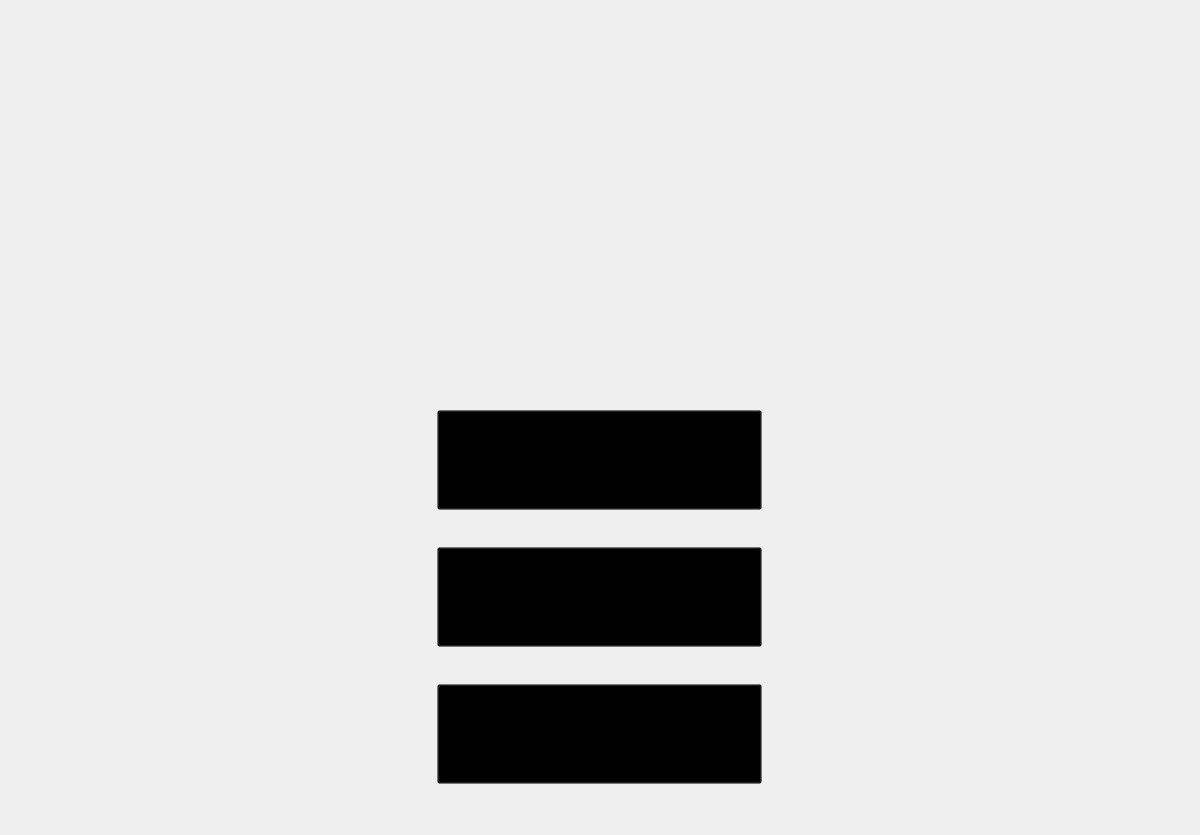
<?xml version="1.0" encoding="UTF-8"?>
<ui version="4.0">
 <class>main_menu</class>
 <widget class="QWidget" name="main_menu">
  <property name="geometry">
   <rect>
    <x>0</x>
    <y>0</y>
    <width>1200</width>
    <height>835</height>
   </rect>
  </property>
  <property name="sizePolicy">
   <sizepolicy hsizetype="Preferred" vsizetype="Preferred">
    <horstretch>0</horstretch>
    <verstretch>0</verstretch>
   </sizepolicy>
  </property>
  <property name="maximumSize">
   <size>
    <width>1920</width>
    <height>1080</height>
   </size>
  </property>
  <property name="windowTitle">
   <string>Слепопечать v0.1</string>
  </property>
  <property name="styleSheet">
   <string notr="true">#main_menu {
	background-color: transparent;
	background: none;
    border: none;
	background-repeat: none;
}
</string>
  </property>
  <layout class="QHBoxLayout" name="horizontalLayout" stretch="1,7,1">
   <property name="spacing">
    <number>0</number>
   </property>
   <item>
    <layout class="QVBoxLayout" name="verticalLayout_4" stretch="0">
     <item>
      <spacer name="horizontalSpacer">
       <property name="orientation">
        <enum>Qt::Horizontal</enum>
       </property>
       <property name="sizeHint" stdset="0">
        <size>
         <width>40</width>
         <height>20</height>
        </size>
       </property>
      </spacer>
     </item>
    </layout>
   </item>
   <item>
    <layout class="QVBoxLayout" name="verticalLayout" stretch="0,3,3,3">
     <property name="spacing">
      <number>0</number>
     </property>
     <property name="sizeConstraint">
      <enum>QLayout::SetNoConstraint</enum>
     </property>
     <item alignment="Qt::AlignHCenter">
      <widget class="QLabel" name="main_logo">
       <property name="sizePolicy">
        <sizepolicy hsizetype="Preferred" vsizetype="Preferred">
         <horstretch>0</horstretch>
         <verstretch>0</verstretch>
        </sizepolicy>
       </property>
       <property name="minimumSize">
        <size>
         <width>600</width>
         <height>300</height>
        </size>
       </property>
       <property name="maximumSize">
        <size>
         <width>650</width>
         <height>325</height>
        </size>
       </property>
       <property name="styleSheet">
        <string notr="true">#main_logo {
background-color: transparent;
border-image:url(:/images/images/big_logo.png);
background: none;
border: none;
background-repeat: none;
}
</string>
       </property>
       <property name="text">
        <string/>
       </property>
       <property name="alignment">
        <set>Qt::AlignCenter</set>
       </property>
      </widget>
     </item>
     <item alignment="Qt::AlignHCenter">
      <widget class="QPushButton" name="startgame_button">
       <property name="sizePolicy">
        <sizepolicy hsizetype="Fixed" vsizetype="Fixed">
         <horstretch>0</horstretch>
         <verstretch>0</verstretch>
        </sizepolicy>
       </property>
       <property name="minimumSize">
        <size>
         <width>325</width>
         <height>75</height>
        </size>
       </property>
       <property name="maximumSize">
        <size>
         <width>325</width>
         <height>100</height>
        </size>
       </property>
       <property name="font">
        <font>
         <family>Comic Sans MS</family>
         <pointsize>30</pointsize>
         <weight>50</weight>
         <italic>false</italic>
         <bold>false</bold>
         <stylestrategy>PreferDefault</stylestrategy>
         <kerning>false</kerning>
        </font>
       </property>
       <property name="cursor">
        <cursorShape>ArrowCursor</cursorShape>
       </property>
       <property name="layoutDirection">
        <enum>Qt::LeftToRight</enum>
       </property>
       <property name="styleSheet">
        <string notr="true">#startgame_button {
    background: transparent;
    font: &quot;Comic Sans MS&quot;;
    font-size: 30pt;
}

#startgame_button:pressed {
    background: transparent;
    font: &quot;Comic Sans MS&quot;;
    font-size: 28pt;
}</string>
       </property>
       <property name="text">
        <string>Начать игру</string>
       </property>
      </widget>
     </item>
     <item alignment="Qt::AlignHCenter">
      <widget class="QPushButton" name="record_button">
       <property name="sizePolicy">
        <sizepolicy hsizetype="Fixed" vsizetype="Fixed">
         <horstretch>0</horstretch>
         <verstretch>0</verstretch>
        </sizepolicy>
       </property>
       <property name="minimumSize">
        <size>
         <width>325</width>
         <height>75</height>
        </size>
       </property>
       <property name="maximumSize">
        <size>
         <width>325</width>
         <height>100</height>
        </size>
       </property>
       <property name="font">
        <font>
         <family>Comic Sans MS</family>
         <pointsize>30</pointsize>
        </font>
       </property>
       <property name="layoutDirection">
        <enum>Qt::LeftToRight</enum>
       </property>
       <property name="styleSheet">
        <string notr="true">#record_button {
    background: transparent;
    font: &quot;Comic Sans MS&quot;;
    font-size: 30pt;
}

#record_button:pressed {
    background: transparent;
    font: &quot;Comic Sans MS&quot;;
    font-size: 28pt;
}</string>
       </property>
       <property name="text">
        <string>Рекорды</string>
       </property>
       <property name="flat">
        <bool>false</bool>
       </property>
      </widget>
     </item>
     <item alignment="Qt::AlignHCenter">
      <widget class="QPushButton" name="quit_button">
       <property name="sizePolicy">
        <sizepolicy hsizetype="Fixed" vsizetype="Fixed">
         <horstretch>0</horstretch>
         <verstretch>0</verstretch>
        </sizepolicy>
       </property>
       <property name="minimumSize">
        <size>
         <width>325</width>
         <height>75</height>
        </size>
       </property>
       <property name="maximumSize">
        <size>
         <width>325</width>
         <height>100</height>
        </size>
       </property>
       <property name="font">
        <font>
         <family>Comic Sans MS</family>
         <pointsize>30</pointsize>
        </font>
       </property>
       <property name="styleSheet">
        <string notr="true">#quit_button {
    background: transparent;
    font: &quot;Comic Sans MS&quot;;
    font-size: 30pt;
}

#quit_button:pressed {
    background: transparent;
    font: &quot;Comic Sans MS&quot;;
    font-size: 28pt;
}</string>
       </property>
       <property name="text">
        <string>Выход</string>
       </property>
      </widget>
     </item>
    </layout>
   </item>
   <item>
    <layout class="QVBoxLayout" name="verticalLayout_3">
     <item alignment="Qt::AlignRight">
      <widget class="QPushButton" name="settings_button">
       <property name="sizePolicy">
        <sizepolicy hsizetype="Fixed" vsizetype="Fixed">
         <horstretch>0</horstretch>
         <verstretch>0</verstretch>
        </sizepolicy>
       </property>
       <property name="minimumSize">
        <size>
         <width>100</width>
         <height>100</height>
        </size>
       </property>
       <property name="maximumSize">
        <size>
         <width>100</width>
         <height>100</height>
        </size>
       </property>
       <property name="styleSheet">
        <string notr="true">#settings_button {
background-color: transparent;
border-image: url(:/icons/images/settings.png);
background: none;
border: none;
background-repeat: none;
}
#settings_button:pressed
{
   border-image: url(:/icons/images/settings_clicked.png);
}</string>
       </property>
       <property name="text">
        <string/>
       </property>
       <property name="shortcut">
        <string>Esc</string>
       </property>
      </widget>
     </item>
     <item>
      <spacer name="verticalSpacer">
       <property name="orientation">
        <enum>Qt::Vertical</enum>
       </property>
       <property name="sizeHint" stdset="0">
        <size>
         <width>20</width>
         <height>40</height>
        </size>
       </property>
      </spacer>
     </item>
    </layout>
   </item>
  </layout>
 </widget>
 <resources>
  <include location="../qrc_files/pictures.qrc"/>
 </resources>
 <connections/>
</ui>
